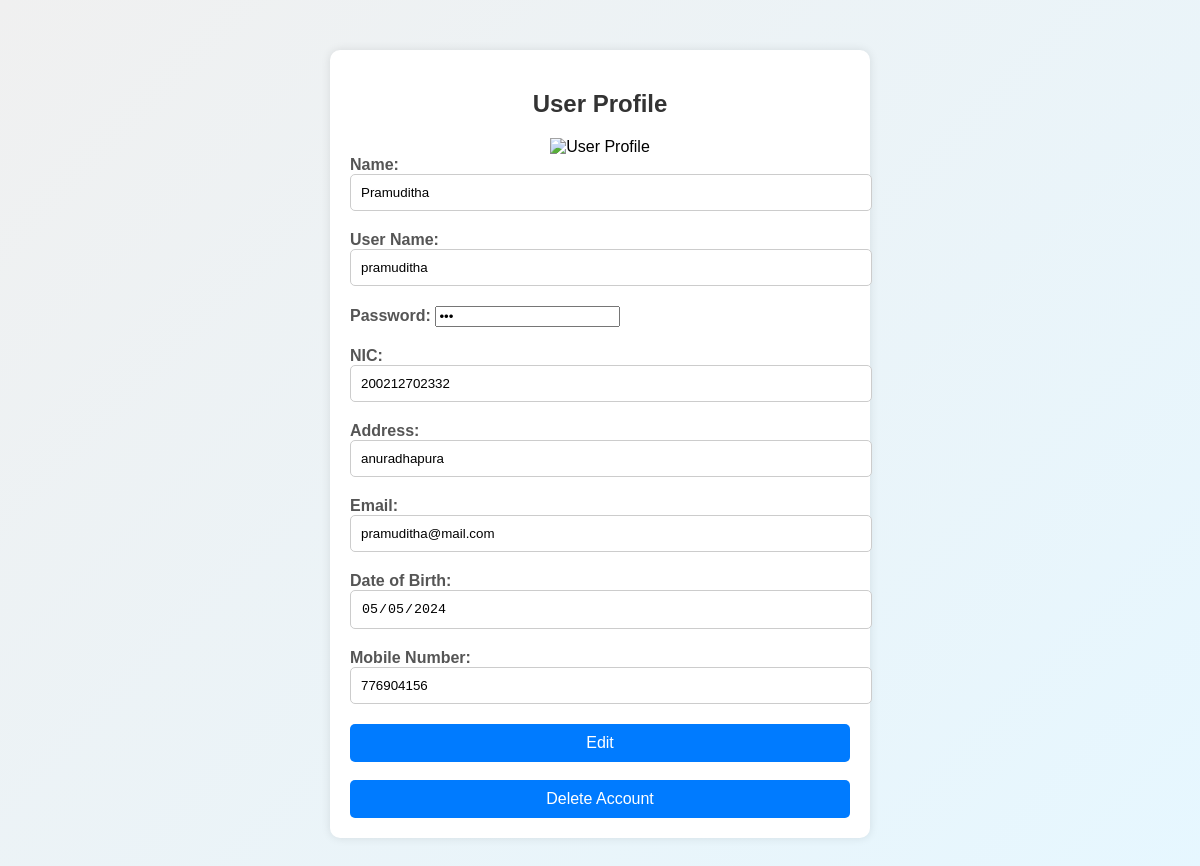
Screenshot of /userprofile.php (signed in) with the database file from the repository.
### tables this page shows
CREATE TABLE `user` (
  `ID` int(250) NOT NULL,
  `fullname` text NOT NULL,
  `username` text NOT NULL,
  `password` text NOT NULL,
  `nic` text NOT NULL,
  `address` text NOT NULL,
  `email` text NOT NULL,
  `dob` date NOT NULL,
  `mobile` int(10) NOT NULL,
  `user_type` text NOT NULL
);

### userprofile.php (the view, shortened to what this page needs)
<?php
require_once './config/database.php';
$user_id = $_SESSION['user_id'];
$query = "SELECT * FROM user WHERE id='$user_id'";
$result = mysqli_query($conn, $query);
if ($result && mysqli_num_rows($result) > 0) {
    $user = mysqli_fetch_assoc($result);
}
?>
<!DOCTYPE html>
<html lang="en">
<head>
    <link rel="stylesheet" href="./style/userprofile.css">
</head>
<body>
    <div class="container">
        <h2>User Profile</h2>
        <center><img src="./images/userprofile.jpeg" alt="User Profile"></center>
        <form action="" method="POST">
            <div class="form-group">
                <label for="fullname">Name:</label>
                <input type="text" id="fullname" name="fullname" value="<?php echo $user['fullname']; ?>" readonly>
            </div>
            <div class="form-group">
                <label for="username">User Name:</label>
                <input type="text" id="username" name="username" value="<?php echo $user['username']; ?>" readonly>
            </div>
            <div class="form-group">
                <label for="password">Password:</label>
                <input type="password" id="password" name="password" value="<?php echo $user['password']; ?>" readonly>
            </div>
            <div class="form-group">
                <label for="nic">NIC:</label>
                <input type="text" id="nic" name="nic" value="<?php echo $user['nic']; ?>" readonly>
            </div>
            <div class="form-group">
                <label for="address">Address:</label>
                <input type="text" id="address" name="address" value="<?php echo $user['address']; ?>" readonly>
            </div>
            <div class="form-group">
                <label for="email">Email:</label>
                <input type="email" id="email" name="email" value="<?php echo $user['email']; ?>" readonly>
            </div>
            <div class="form-group">
                <label for="dob">Date of Birth:</label>
                <input type="date" id="dob" name="dob" value="<?php echo $user['dob']; ?>" readonly>
            </div>
            <div class="form-group">
                <label for="mobile">Mobile Number:</label>
                <input type="tel" id="mobile" name="mobile" value="<?php echo $user['mobile']; ?>" readonly>
            </div>
            <div class="button-group">
                <button type="button" class="edit-button" onclick="enableEdit()">Edit</button>
                <br/>
                <button type="button" class="delete-button" onclick="enableDelete()">Delete Account</button>
            </div>
        </form>
    </div>
</body>
</html>

### style/userprofile.css (style rules this page uses)
body { font-family: Arial, sans-serif; background-color: #f4f4f4; margin: 0; padding: 0; font-family: Arial, sans-serif; margin: 0; padding: 0; background: linear-gradient(135deg, #f0f0f0, #e6f7ff); }
.container { max-width: 500px; margin: 50px auto; background-color: #fff; padding: 20px; border-radius: 10px; box-shadow: 0 0 10px rgba(0, 0, 0, 0.1); }
h2 { text-align: center; color: #333; }
.form-group { margin-bottom: 20px; }
label { font-weight: bold; color: #555; }
input[type="text"], input[type="email"], input[type="tel"], input[type="date"] { width: 100%; padding: 10px; border: 1px solid #ccc; border-radius: 5px; }
button { display: block; width: 100%; padding: 10px; background-color: #007bff; color: #fff; border: none; border-radius: 5px; cursor: pointer; font-size: 16px; transition: background-color 0.3s ease; }

### rows the page displays
user: fullname "Pramuditha", username "pramuditha", nic "200212702332", address "anuradhapura", email "pramuditha@mail.com", dob "05/05/2024", mobile "776904156"
